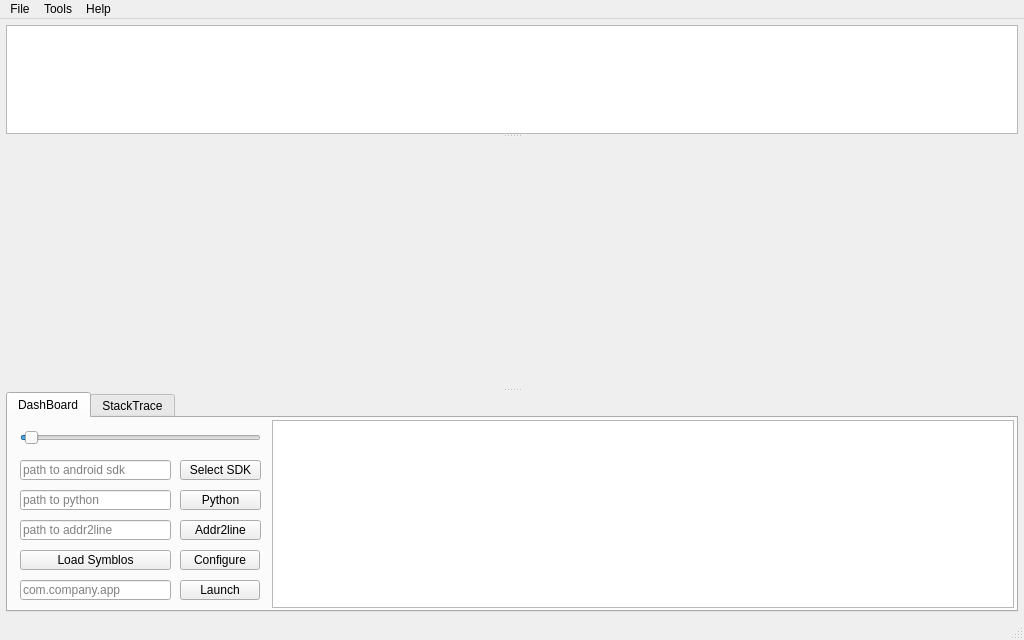
<?xml version="1.0" encoding="UTF-8"?>
<ui version="4.0">
 <class>MainWindow</class>
 <widget class="QMainWindow" name="MainWindow">
  <property name="geometry">
   <rect>
    <x>0</x>
    <y>0</y>
    <width>1024</width>
    <height>640</height>
   </rect>
  </property>
  <property name="minimumSize">
   <size>
    <width>1024</width>
    <height>640</height>
   </size>
  </property>
  <property name="windowTitle">
   <string>LoliProfiler</string>
  </property>
  <property name="windowIcon">
   <iconset resource="res/icon.qrc">
    <normaloff>:/icon/devices.ico</normaloff>:/icon/devices.ico</iconset>
  </property>
  <widget class="QWidget" name="centralWidget">
   <layout class="QVBoxLayout" name="verticalLayout_2">
    <property name="leftMargin">
     <number>6</number>
    </property>
    <property name="topMargin">
     <number>6</number>
    </property>
    <property name="rightMargin">
     <number>6</number>
    </property>
    <property name="bottomMargin">
     <number>6</number>
    </property>
    <item>
     <widget class="QSplitter" name="splitter_2">
      <property name="orientation">
       <enum>Qt::Vertical</enum>
      </property>
      <widget class="QGraphicsView" name="screenshotGraphicsView">
       <property name="sizePolicy">
        <sizepolicy hsizetype="Expanding" vsizetype="Expanding">
         <horstretch>0</horstretch>
         <verstretch>0</verstretch>
        </sizepolicy>
       </property>
       <property name="minimumSize">
        <size>
         <width>0</width>
         <height>100</height>
        </size>
       </property>
       <property name="toolTip">
        <string>Screenshots</string>
       </property>
      </widget>
      <widget class="QSplitter" name="splitter">
       <property name="orientation">
        <enum>Qt::Vertical</enum>
       </property>
       <widget class="QWidget" name="chartWidget" native="true">
        <property name="sizePolicy">
         <sizepolicy hsizetype="Preferred" vsizetype="Preferred">
          <horstretch>0</horstretch>
          <verstretch>0</verstretch>
         </sizepolicy>
        </property>
        <property name="minimumSize">
         <size>
          <width>0</width>
          <height>250</height>
         </size>
        </property>
        <layout class="QVBoxLayout" name="verticalLayout">
         <property name="spacing">
          <number>0</number>
         </property>
         <property name="leftMargin">
          <number>2</number>
         </property>
         <property name="topMargin">
          <number>2</number>
         </property>
         <property name="rightMargin">
          <number>2</number>
         </property>
         <property name="bottomMargin">
          <number>2</number>
         </property>
        </layout>
       </widget>
       <widget class="QTabWidget" name="tabWidget">
        <property name="sizePolicy">
         <sizepolicy hsizetype="Expanding" vsizetype="MinimumExpanding">
          <horstretch>0</horstretch>
          <verstretch>0</verstretch>
         </sizepolicy>
        </property>
        <property name="minimumSize">
         <size>
          <width>0</width>
          <height>220</height>
         </size>
        </property>
        <property name="currentIndex">
         <number>0</number>
        </property>
        <widget class="QWidget" name="dashBoard">
         <attribute name="title">
          <string>DashBoard</string>
         </attribute>
         <layout class="QHBoxLayout" name="horizontalLayout_3">
          <property name="spacing">
           <number>2</number>
          </property>
          <property name="leftMargin">
           <number>2</number>
          </property>
          <property name="topMargin">
           <number>2</number>
          </property>
          <property name="rightMargin">
           <number>2</number>
          </property>
          <property name="bottomMargin">
           <number>2</number>
          </property>
          <item>
           <widget class="QWidget" name="widget" native="true">
            <property name="sizePolicy">
             <sizepolicy hsizetype="Minimum" vsizetype="Preferred">
              <horstretch>0</horstretch>
              <verstretch>0</verstretch>
             </sizepolicy>
            </property>
            <property name="minimumSize">
             <size>
              <width>260</width>
              <height>100</height>
             </size>
            </property>
            <property name="maximumSize">
             <size>
              <width>16777215</width>
              <height>16777215</height>
             </size>
            </property>
            <widget class="QLineEdit" name="appNameLineEdit">
             <property name="geometry">
              <rect>
               <x>10</x>
               <y>160</y>
               <width>151</width>
               <height>20</height>
              </rect>
             </property>
             <property name="placeholderText">
              <string>com.company.app</string>
             </property>
            </widget>
            <widget class="QPushButton" name="launchPushButton">
             <property name="geometry">
              <rect>
               <x>170</x>
               <y>160</y>
               <width>80</width>
               <height>20</height>
              </rect>
             </property>
             <property name="text">
              <string>Launch</string>
             </property>
            </widget>
            <widget class="QPushButton" name="sdkPushButton">
             <property name="geometry">
              <rect>
               <x>170</x>
               <y>40</y>
               <width>81</width>
               <height>20</height>
              </rect>
             </property>
             <property name="toolTip">
              <string>Select the root path of Android SDK</string>
             </property>
             <property name="text">
              <string>Select SDK</string>
             </property>
            </widget>
            <widget class="QLineEdit" name="sdkPathLineEdit">
             <property name="geometry">
              <rect>
               <x>10</x>
               <y>40</y>
               <width>151</width>
               <height>20</height>
              </rect>
             </property>
             <property name="readOnly">
              <bool>true</bool>
             </property>
             <property name="placeholderText">
              <string>path to android sdk</string>
             </property>
            </widget>
            <widget class="QSlider" name="chartScaleHSlider">
             <property name="geometry">
              <rect>
               <x>10</x>
               <y>10</y>
               <width>241</width>
               <height>16</height>
              </rect>
             </property>
             <property name="toolTip">
              <string>Shift+MouseWheel</string>
             </property>
             <property name="minimum">
              <number>1</number>
             </property>
             <property name="maximum">
              <number>500</number>
             </property>
             <property name="value">
              <number>10</number>
             </property>
             <property name="orientation">
              <enum>Qt::Horizontal</enum>
             </property>
            </widget>
            <widget class="QPushButton" name="symbloPushButton">
             <property name="geometry">
              <rect>
               <x>10</x>
               <y>130</y>
               <width>151</width>
               <height>20</height>
              </rect>
             </property>
             <property name="toolTip">
              <string>Load symbols after capture is done</string>
             </property>
             <property name="text">
              <string>Load Symblos</string>
             </property>
            </widget>
            <widget class="QLineEdit" name="addr2LinePathLineEdit">
             <property name="geometry">
              <rect>
               <x>10</x>
               <y>100</y>
               <width>151</width>
               <height>20</height>
              </rect>
             </property>
             <property name="readOnly">
              <bool>true</bool>
             </property>
             <property name="placeholderText">
              <string>path to addr2line</string>
             </property>
            </widget>
            <widget class="QPushButton" name="addr2LinePushButton">
             <property name="geometry">
              <rect>
               <x>170</x>
               <y>100</y>
               <width>81</width>
               <height>20</height>
              </rect>
             </property>
             <property name="text">
              <string>Addr2line</string>
             </property>
            </widget>
            <widget class="QPushButton" name="pythonPushButton">
             <property name="geometry">
              <rect>
               <x>170</x>
               <y>70</y>
               <width>81</width>
               <height>20</height>
              </rect>
             </property>
             <property name="toolTip">
              <string>Select the path of python executable</string>
             </property>
             <property name="text">
              <string>Python</string>
             </property>
            </widget>
            <widget class="QLineEdit" name="pythonPathLineEdit">
             <property name="geometry">
              <rect>
               <x>10</x>
               <y>70</y>
               <width>151</width>
               <height>20</height>
              </rect>
             </property>
             <property name="readOnly">
              <bool>true</bool>
             </property>
             <property name="placeholderText">
              <string>path to python</string>
             </property>
            </widget>
            <widget class="QPushButton" name="configPushButton">
             <property name="geometry">
              <rect>
               <x>170</x>
               <y>130</y>
               <width>80</width>
               <height>20</height>
              </rect>
             </property>
             <property name="toolTip">
              <string>Configure injecting behaviour</string>
             </property>
             <property name="text">
              <string>Configure</string>
             </property>
            </widget>
           </widget>
          </item>
          <item>
           <widget class="QPlainTextEdit" name="consolePlainTextEdit">
            <property name="undoRedoEnabled">
             <bool>false</bool>
            </property>
           </widget>
          </item>
         </layout>
        </widget>
        <widget class="QWidget" name="stackTrace">
         <attribute name="title">
          <string>StackTrace</string>
         </attribute>
         <layout class="QVBoxLayout" name="verticalLayout_5">
          <property name="spacing">
           <number>2</number>
          </property>
          <property name="leftMargin">
           <number>2</number>
          </property>
          <property name="topMargin">
           <number>2</number>
          </property>
          <property name="rightMargin">
           <number>2</number>
          </property>
          <property name="bottomMargin">
           <number>2</number>
          </property>
          <item>
           <widget class="QSplitter" name="splitter_3">
            <property name="orientation">
             <enum>Qt::Horizontal</enum>
            </property>
            <widget class="QWidget" name="verticalWidget" native="true">
             <property name="sizePolicy">
              <sizepolicy hsizetype="Preferred" vsizetype="Preferred">
               <horstretch>1</horstretch>
               <verstretch>0</verstretch>
              </sizepolicy>
             </property>
             <layout class="QVBoxLayout" name="verticalLayout_3">
              <property name="spacing">
               <number>2</number>
              </property>
              <property name="leftMargin">
               <number>0</number>
              </property>
              <property name="topMargin">
               <number>0</number>
              </property>
              <property name="rightMargin">
               <number>0</number>
              </property>
              <property name="bottomMargin">
               <number>0</number>
              </property>
              <item>
               <widget class="QTreeWidget" name="stackTreeWidget">
                <property name="sizePolicy">
                 <sizepolicy hsizetype="Expanding" vsizetype="Preferred">
                  <horstretch>1</horstretch>
                  <verstretch>0</verstretch>
                 </sizepolicy>
                </property>
                <property name="contextMenuPolicy">
                 <enum>Qt::CustomContextMenu</enum>
                </property>
                <property name="verticalScrollBarPolicy">
                 <enum>Qt::ScrollBarAlwaysOn</enum>
                </property>
                <property name="selectionMode">
                 <enum>QAbstractItemView::SingleSelection</enum>
                </property>
                <property name="sortingEnabled">
                 <bool>true</bool>
                </property>
                <property name="columnCount">
                 <number>5</number>
                </property>
                <attribute name="headerShowSortIndicator" stdset="0">
                 <bool>true</bool>
                </attribute>
                <column>
                 <property name="text">
                  <string>Time</string>
                 </property>
                </column>
                <column>
                 <property name="text">
                  <string>Size</string>
                 </property>
                </column>
                <column>
                 <property name="text">
                  <string>Address</string>
                 </property>
                </column>
                <column>
                 <property name="text">
                  <string>Library</string>
                 </property>
                </column>
                <column>
                 <property name="text">
                  <string>Function</string>
                 </property>
                </column>
               </widget>
              </item>
              <item>
               <widget class="QWidget" name="horizontalWidget" native="true">
                <property name="sizePolicy">
                 <sizepolicy hsizetype="Fixed" vsizetype="Fixed">
                  <horstretch>0</horstretch>
                  <verstretch>0</verstretch>
                 </sizepolicy>
                </property>
                <property name="minimumSize">
                 <size>
                  <width>450</width>
                  <height>25</height>
                 </size>
                </property>
                <layout class="QHBoxLayout" name="horizontalLayout">
                 <property name="spacing">
                  <number>5</number>
                 </property>
                 <property name="leftMargin">
                  <number>0</number>
                 </property>
                 <property name="topMargin">
                  <number>0</number>
                 </property>
                 <property name="rightMargin">
                  <number>0</number>
                 </property>
                 <property name="bottomMargin">
                  <number>0</number>
                 </property>
                 <item>
                  <widget class="QComboBox" name="memSizeComboBox">
                   <property name="sizePolicy">
                    <sizepolicy hsizetype="Minimum" vsizetype="Fixed">
                     <horstretch>0</horstretch>
                     <verstretch>0</verstretch>
                    </sizepolicy>
                   </property>
                   <property name="toolTip">
                    <string>Filter By Size (1KiB, 1024KiB)</string>
                   </property>
                   <property name="currentText">
                    <string>All Sizes</string>
                   </property>
                   <item>
                    <property name="text">
                     <string>All Sizes</string>
                    </property>
                   </item>
                   <item>
                    <property name="text">
                     <string>Large</string>
                    </property>
                   </item>
                   <item>
                    <property name="text">
                     <string>Medium</string>
                    </property>
                   </item>
                   <item>
                    <property name="text">
                     <string>Small</string>
                    </property>
                   </item>
                  </widget>
                 </item>
                 <item>
                  <widget class="QComboBox" name="allocComboBox">
                   <item>
                    <property name="text">
                     <string>All Allocations</string>
                    </property>
                   </item>
                   <item>
                    <property name="text">
                     <string>Persistent</string>
                    </property>
                   </item>
                  </widget>
                 </item>
                 <item>
                  <widget class="QComboBox" name="libraryComboBox">
                   <property name="sizePolicy">
                    <sizepolicy hsizetype="Minimum" vsizetype="Fixed">
                     <horstretch>0</horstretch>
                     <verstretch>0</verstretch>
                    </sizepolicy>
                   </property>
                   <item>
                    <property name="text">
                     <string>All Libraries</string>
                    </property>
                   </item>
                  </widget>
                 </item>
                 <item>
                  <widget class="QLineEdit" name="recordCountLineEdit">
                   <property name="sizePolicy">
                    <sizepolicy hsizetype="Minimum" vsizetype="Fixed">
                     <horstretch>0</horstretch>
                     <verstretch>0</verstretch>
                    </sizepolicy>
                   </property>
                   <property name="minimumSize">
                    <size>
                     <width>80</width>
                     <height>0</height>
                    </size>
                   </property>
                   <property name="toolTip">
                    <string>Record Count</string>
                   </property>
                   <property name="readOnly">
                    <bool>true</bool>
                   </property>
                   <property name="placeholderText">
                    <string>Record Count</string>
                   </property>
                  </widget>
                 </item>
                </layout>
               </widget>
              </item>
             </layout>
            </widget>
            <widget class="QWidget" name="rightVerticalWidget" native="true">
             <layout class="QVBoxLayout" name="verticalLayout_4">
              <property name="spacing">
               <number>2</number>
              </property>
              <property name="leftMargin">
               <number>0</number>
              </property>
              <property name="topMargin">
               <number>0</number>
              </property>
              <property name="rightMargin">
               <number>0</number>
              </property>
              <property name="bottomMargin">
               <number>0</number>
              </property>
              <item>
               <widget class="QTableView" name="callStackTableView">
                <property name="sizePolicy">
                 <sizepolicy hsizetype="Minimum" vsizetype="Preferred">
                  <horstretch>0</horstretch>
                  <verstretch>0</verstretch>
                 </sizepolicy>
                </property>
                <property name="minimumSize">
                 <size>
                  <width>100</width>
                  <height>0</height>
                 </size>
                </property>
                <property name="baseSize">
                 <size>
                  <width>0</width>
                  <height>0</height>
                 </size>
                </property>
                <property name="contextMenuPolicy">
                 <enum>Qt::CustomContextMenu</enum>
                </property>
                <property name="verticalScrollBarPolicy">
                 <enum>Qt::ScrollBarAlwaysOn</enum>
                </property>
                <property name="horizontalScrollMode">
                 <enum>QAbstractItemView::ScrollPerPixel</enum>
                </property>
                <property name="wordWrap">
                 <bool>false</bool>
                </property>
                <property name="cornerButtonEnabled">
                 <bool>false</bool>
                </property>
               </widget>
              </item>
             </layout>
            </widget>
           </widget>
          </item>
         </layout>
        </widget>
       </widget>
      </widget>
     </widget>
    </item>
   </layout>
  </widget>
  <widget class="QMenuBar" name="menuBar">
   <property name="geometry">
    <rect>
     <x>0</x>
     <y>0</y>
     <width>1024</width>
     <height>22</height>
    </rect>
   </property>
   <widget class="QMenu" name="menuFile">
    <property name="title">
     <string>File</string>
    </property>
    <addaction name="actionOpen"/>
    <addaction name="separator"/>
    <addaction name="actionSave"/>
    <addaction name="separator"/>
    <addaction name="actionExit"/>
   </widget>
   <widget class="QMenu" name="menuHelp">
    <property name="title">
     <string>Help</string>
    </property>
    <addaction name="actionAbout"/>
   </widget>
   <widget class="QMenu" name="menuTools">
    <property name="title">
     <string>Tools</string>
    </property>
    <addaction name="actionMemory_Fragmentation"/>
   </widget>
   <addaction name="menuFile"/>
   <addaction name="menuTools"/>
   <addaction name="menuHelp"/>
  </widget>
  <widget class="QStatusBar" name="statusBar"/>
  <action name="actionOpen">
   <property name="text">
    <string>Open</string>
   </property>
   <property name="shortcut">
    <string>Ctrl+O</string>
   </property>
  </action>
  <action name="actionSave">
   <property name="text">
    <string>Save</string>
   </property>
   <property name="shortcut">
    <string>Ctrl+S</string>
   </property>
  </action>
  <action name="actionExit">
   <property name="text">
    <string>Exit</string>
   </property>
   <property name="shortcut">
    <string>Ctrl+Q</string>
   </property>
  </action>
  <action name="actionAbout">
   <property name="text">
    <string>About</string>
   </property>
  </action>
  <action name="actionMemory_Fragmentation">
   <property name="text">
    <string>Memory Fragmentation</string>
   </property>
  </action>
 </widget>
 <layoutdefault spacing="6" margin="11"/>
 <resources>
  <include location="res/icon.qrc"/>
 </resources>
 <connections/>
</ui>
